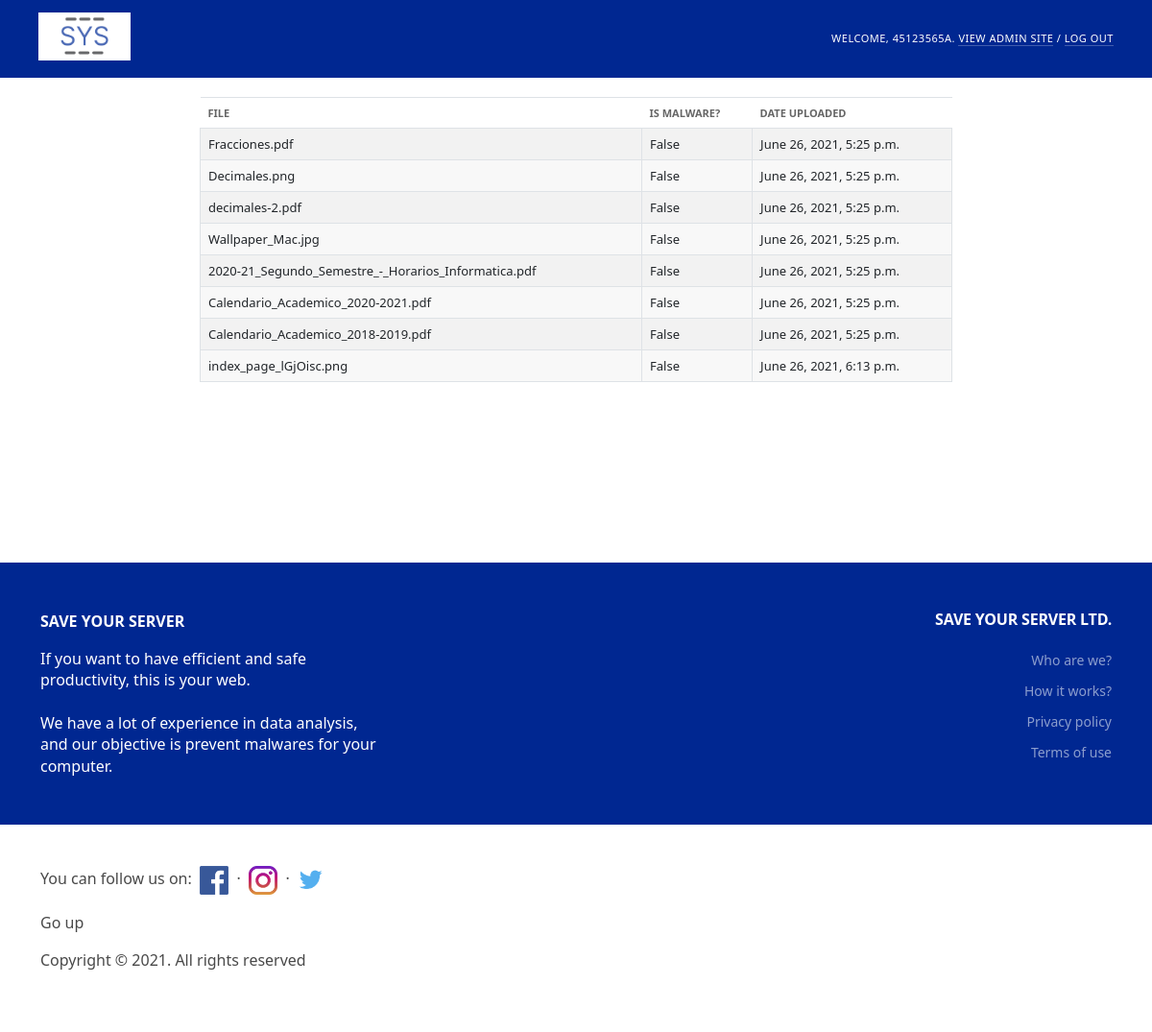
Page /files/ (signed in) on the committed database.
### SaveYourServerTFGApp/models.py (models this page shows, shortened)
class MyUser(AbstractBaseUser):
    email = models.EmailField(
        verbose_name='email address',
        max_length=255,
        blank=True,
        default="",
    )
    full_name = models.CharField(max_length=255, blank=True, null=True)
    dni = models.CharField(max_length=9, unique = True, default="")
    date_of_birth = models.DateField()
    is_active = models.BooleanField(default=True)
    is_admin = models.BooleanField(default=False)
    is_systemadmin = models.IntegerField(null=True, blank=True)
    objects = MyUserManager()
    USERNAME_FIELD = 'dni'
    REQUIRED_FIELDS = ['date_of_birth', 'full_name', 'email']
    class Meta:
        verbose_name_plural = "Users"

class File(models.Model):
    upload_date = models.DateTimeField('date uploaded', auto_now_add=True)
    is_malware = models.BooleanField(default=False)
    file = models.FileField(upload_to='', default=True)

### SaveYourServerTFGApp/views.py (the view)
# urls.py: path('files/', views.file_list, name='file_list'),
@login_required(login_url='login')
def file_list(request):
    files = File.objects.all()
    context = {'files': files}
    return render(request, 'SaveYourServerTFGUsersApp/file_list.html', context)

### SaveYourServerTFGApp/templates/SaveYourServerTFGUsersApp/file_list.html (shortened to what this page needs)
<!DOCTYPE html>
<html lang="en-us" dir="ltr">
<head>
  <link rel="stylesheet" type="text/css" href="/static/SaveYourServerTFGUsersApp/css/base.css">
  <link rel="stylesheet" type="text/css" href="/static/SaveYourServerTFGUsersApp/css/nav_sidebar.css">
  <link rel="stylesheet" type="text/css" href="/static/SaveYourServerTFGUsersApp/css/dashboard.css">
  <link href="https://cdn.jsdelivr.net/npm/bootstrap@5.0.1/dist/css/bootstrap.min.css" rel="stylesheet">
  <link rel="stylesheet" type="text/css" href="/static/admin/css/responsive.css">
  <link rel="stylesheet" type="text/css" href="/static/SaveYourServerTFGUsersApp/css/formato-index.css">
</head>
<body class="dashboard" data-admin-utc-offset="0">
  <div id="header" style="background-color: #002791">
    <h1 id="site-name">
        <a href="/">
          <img src="/static/SaveYourServerTFGUsersApp/img/logotipo-tfg.png" height="50px">
        </a>
    </h1>
    <div id="user-tools">
      {% if request.user.is_authenticated %}
      Welcome,
          {% if request.user.is_admin %}
            {% if request.user.is_systemadmin == 0 %}
                <strong>{{user.dni}}</strong>.
                <a href="/admin/" style="color: white;">View admin site</a>
                /
                <a href="{% url 'logout' %}" style="color: white;">Log out</a>
            {% endif %}
          {% else %}
          <a href="{% url 'view_data' user.id %}" style="color: white;"> <strong>{{user.dni}}</strong></a>.
          <a href="{% url 'logout' %}" style="color: white;">Log out</a>
          {% endif %}
      {% else %}
      <a href="/login/" style="color: white;">Login</a>
      &nbsp;&nbsp;
      <a href="/register/" style="color: white;">Sign up</a>
      {% endif %}
    </div>
  </div>
  <div id="content">
    <table class="table table-striped table-bordered table-responsive-md" style="margin: 0 auto;">
        <thead>
            <tr>
                <th>File</th>
                <th>Is Malware?</th>
                <th>Date uploaded</th>
            </tr>
        </thead>
        <tbody>
            {% for file in files %}
                <tr>
                    <td>{{file.file}}</td>
                    <td>{{file.is_malware}}</td>
                    <td>{{file.upload_date}}</td>
                </tr>
            {% endfor %}
        </tbody>
    </table>
  </div>
  <br><br><br><br><br><br><br>
  <section class="footer-top-section home-footer">
    <div class="container">
        <div class="row">
            <div class="col-lg-4 col-md-8 col-sm-12">
                <div class="footer-widget about-widget">
                    <p><b style="color: #fff;">SAVE YOUR SERVER</b></p>
                    <p style="color: #fff">If you want to have efficient and safe productivity, this is your web.<br><br>We have a lot of experience in data analysis, and our objective is prevent malwares for your computer.</p>
                </div>
            </div>
            <div class="col-lg-4 col-md-4 col-sm-6" align="center">
            </div>
            <div class="col-lg-4 col-md-4 col-sm-12" align="right">
                <div class="footer-widget">
                    <h6 class="fw-title">Save Your Server Ltd.</h6>
                    <ul>
                        <li><a href="/who_are_we/" style="color: white;">Who are we?</a></li>
                        <li><a href="/how_it_works/">How it works?</a></li>
                        <li><a href="/privacity/" style="color: white;">Privacy policy</a></li>
                        <li><a href="/terms/" style="color: white;">Terms of use</a></li>
                    </ul>
                </div>
            </div>
        </div>
    </div>
  </section>
  <footer class="page-footer mt-auto py-3 footer-section" style="background-color: #FFFFFF">
  <div class="container">
      <p class="redes" style="color: #494949">You can follow us on:&nbsp; <a href="https://www.facebook.com/" target="_blank"><img
                      src="/static/SaveYourServerTFGUsersApp/img/facebook.png" width="30"></a> &nbsp;·&nbsp; <a href="https://www.instagram.com/"
                                                                             target="_blank"><img src="/static/SaveYourServerTFGUsersApp/img/instagram.png"
                                                                                                  width="30"></a> &nbsp;·
          <a href="https://www.twitter.com/" target="_blank"><img src="/static/SaveYourServerTFGUsersApp/img/twitter.png" width="35"></a></p>
      <p class="float-right"><a href="#" style="color: #494949">Go up</a></p>
      <p class="copyright" style="color: #494949">Copyright © 2021. All rights reserved</p>
      <br/>
  </div>
  </footer>
</body>
</html>

### SaveYourServerTFGApp/static/SaveYourServerTFGUsersApp/css/base.css (style rules this page uses)
:root { --primary: #79aec8; --secondary: #002791; --accent: #f5dd5d; --primary-fg: #fff; --body-fg: #333; --body-bg: #fff; --body-quiet-color: #666; --body-loud-color: #000; --header-color: #fff; --header-branding-color: var(--accent); --header-bg: var(--secondary); --header-link-color: var(--primary-fg); --breadcrumbs-fg: #c4dce8; --breadcrumbs-link-fg: var(--body-bg); --breadcrumbs-bg: var(--primary); --link-fg: #ffffff; --link-hover-color: #fff; --link-selected-fg: #ffffff; --hairline-color: #e8e8e8; --border-color: #ccc; --error-fg: #ba2121; --message-success-bg: #dfd; --message-warning-bg: #ffc; --message-error-bg: #ffefef; --darkened-bg: #f8f8f8; --selected-bg: #e4e4e4; --selected-row: #ffc; --button-fg: #fff; --button-bg: var(--primary); --button-hover-bg: #609ab6; --default-button-bg: var(--secondary); --default-button-hover-bg: #205067; --close-button-bg: #888; --close-button-hover-bg: #747474; --delete-button-bg: #ba2121; --delete-button-hover-bg: #a41515; --object-tools-fg: var(--button-fg); --object-tools-bg: var(--close-button-bg); --object-tools-hover-bg: var(--close-button-hover-bg); }
html, body { height: 100%; }
body { margin: 0; padding: 0; font-size: 14px; font-family: "Roboto","Lucida Grande","DejaVu Sans","Bitstream Vera Sans",Verdana,Arial,sans-serif; color: white; background: white; }
a:link, a:visited { color: var(--link-fg); text-decoration: none; transition: color 0.15s, background 0.15s; }
a img { border: none; }
p, ol, ul, dl { margin: .2em 0 .8em 0; }
p { padding: 0; line-height: 140%; }
h1,h2,h3,h4,h5 { font-weight: bold; }
h1 { margin: 0 0 20px; font-weight: 300; font-size: 20px; color: var(--body-quiet-color); }
ul > li { list-style-type: square; padding: 1px 0; }
li, dt, dd { font-size: 13px; line-height: 20px; }
p img, h1 img, h2 img, h3 img, h4 img, td img { vertical-align: middle; }
table { border-collapse: collapse; border-color: var(--border-color); }
td, th { font-size: 13px; line-height: 16px; border-bottom: 1px solid var(--hairline-color); vertical-align: top; padding: 8px; }
th { font-weight: 600; text-align: left; }
thead th, tfoot td { color: var(--body-quiet-color); padding: 5px 10px; font-size: 11px; background: var(--body-bg); border: none; border-top: 1px solid var(--hairline-color); border-bottom: 1px solid var(--hairline-color); }
tr:nth-child(odd), .row-form-errors { background: var(--body-bg); }
tr:nth-child(even), tr:nth-child(even) .errorlist, tr:nth-child(odd) + .row-form-errors, tr:nth-child(odd) + .row-form-errors .errorlist { background: var(--darkened-bg); }
thead th { padding: 5px 10px; line-height: normal; text-transform: uppercase; background: var(--darkened-bg); }
#content { padding: 20px 40px; }
.dashboard #content { width: 600px; }
#header { width: auto; height: auto; display: flex; justify-content: space-between; align-items: center; padding: 10px 40px; background: #002791; color: #ffffff; overflow: hidden; }
#header a:link, #header a:visited { color: var(--header-link-color); }
#user-tools { float: right; padding: 0; margin: 0 0 0 20px; font-weight: 300; font-size: 11px; letter-spacing: 0.5px; text-transform: uppercase; text-align: right; }
#user-tools a { border-bottom: 1px solid rgba(255, 255, 255, 0.25); }

### SaveYourServerTFGApp/static/SaveYourServerTFGUsersApp/css/formato-index.css (style rules this page uses)
.footer-top-section { padding-top: 50px; padding-bottom: 50px; background: #002791; }
.footer-top-section.home-footer { padding-bottom: 0; }
.footer-widget { margin-bottom: 50px; color: white; }
.footer-widget .fw-title { text-transform: uppercase; font-weight: 600; color: white; margin-bottom: 22px; letter-spacing: -0.2px; }
.footer-widget ul { list-style: none; }
.footer-widget ul li { font-size: 14px; display: block; margin-bottom: 10px; color: white; opacity: 0.55; }
.footer-widget ul li:last-child { margin-bottom: 0; color: white; }
.footer-widget ul li a { color: #fff; }
.table { width: 70%; }
.dashboard #content { width: auto; }

### rows in the picture
MyUser: dni "45123565A"
File: file "Fracciones.pdf", is_malware "False", upload_date "June 26, 2021, 5:25 p.m."
File: file "Decimales.png", is_malware "False", upload_date "June 26, 2021, 5:25 p.m."
File: file "decimales-2.pdf", is_malware "False", upload_date "June 26, 2021, 5:25 p.m."
File: file "Wallpaper_Mac.jpg", is_malware "False", upload_date "June 26, 2021, 5:25 p.m."
File: file "2020-21_Segundo_Semestre_-_Horarios_Informatica.pdf", is_malware "False", upload_date "June 26, 2021, 5:25 p.m."
File: file "Calendario_Academico_2020-2021.pdf", is_malware "False", upload_date "June 26, 2021, 5:25 p.m."
File: file "Calendario_Academico_2018-2019.pdf", is_malware "False", upload_date "June 26, 2021, 5:25 p.m."
File: file "index_page_lGjOisc.png", is_malware "False", upload_date "June 26, 2021, 6:13 p.m."
